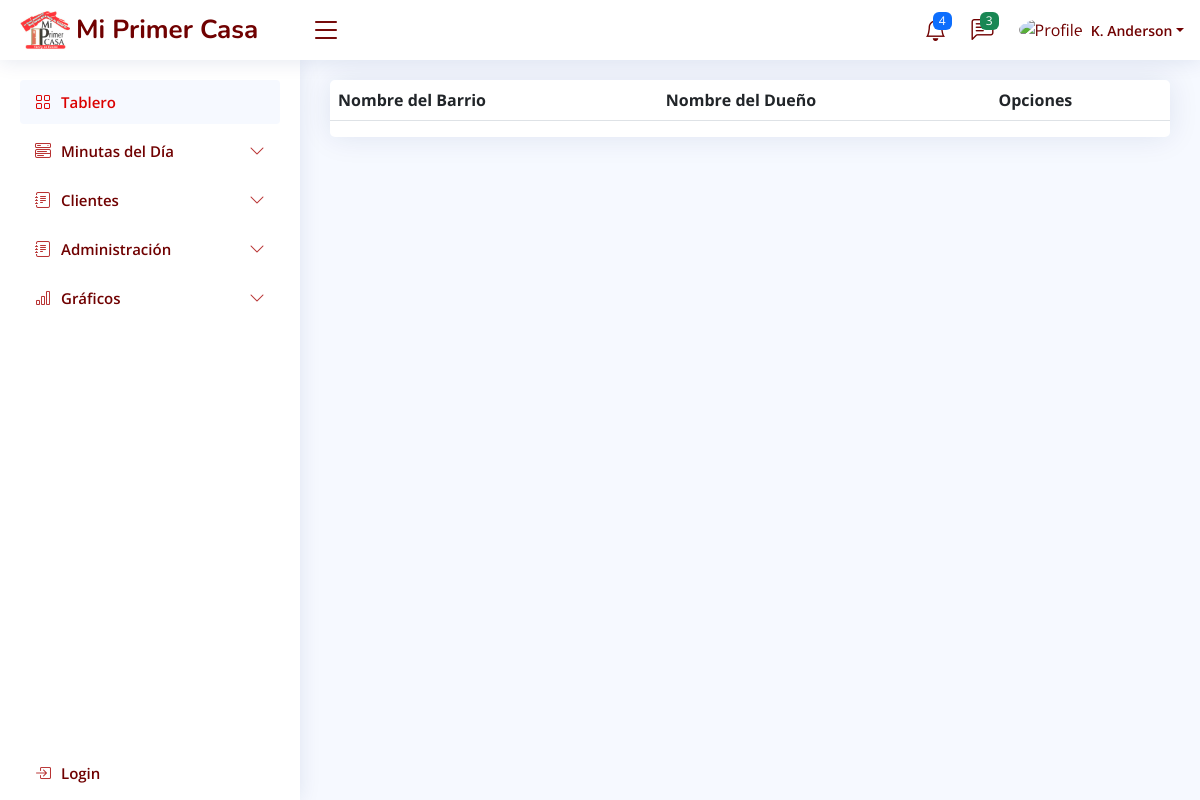
The page /barrios/ on the database as committed earlier.
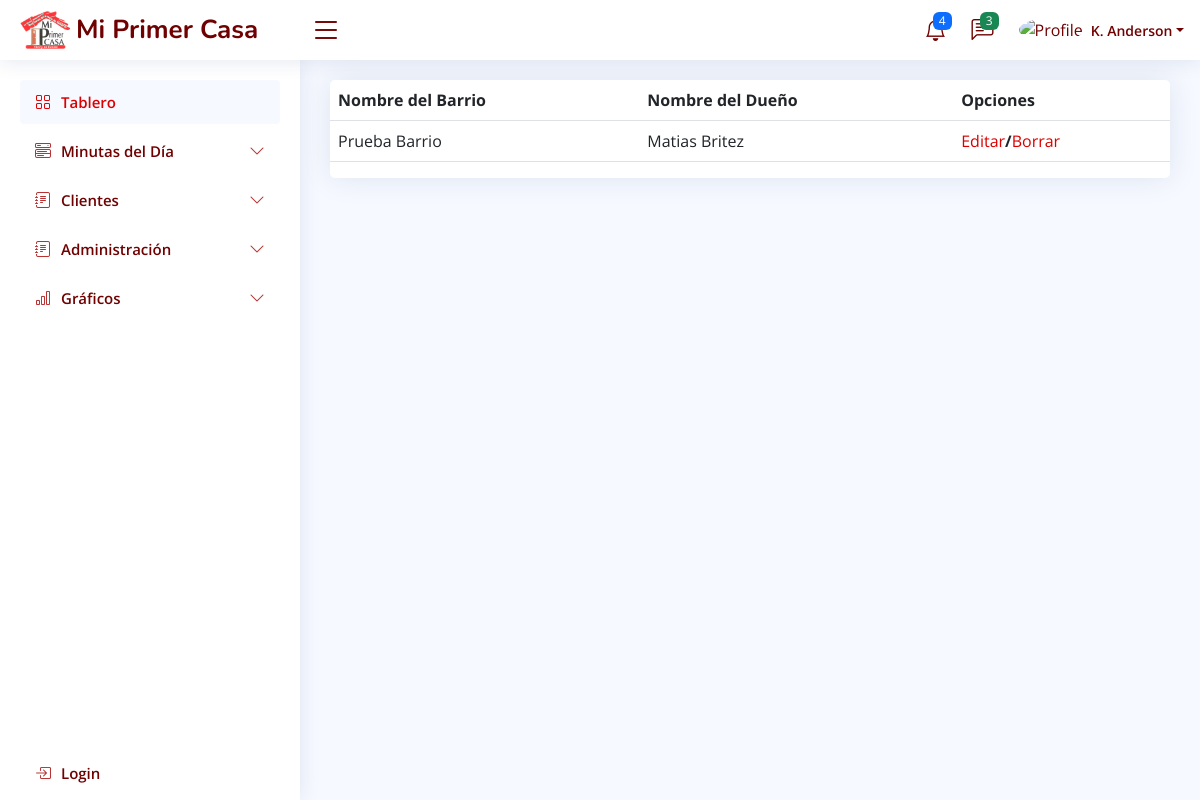
The same page on the database as committed later.
### apps/barrios/models.py (models this page shows)
class Barrios(models.Model):
    id_barrio = models.AutoField(primary_key=True)
    id_dueniobarrio = models.ForeignKey(DueniosBarrios, on_delete=models.CASCADE)
    nombre_barrio = models.CharField(max_length=50)

### apps/dueniosBarrios/models.py (models this page shows)
class DueniosBarrios(models.Model):
    id_dueniobarrio = models.AutoField(primary_key=True)
    id_persona = models.OneToOneField(Personas, on_delete=models.CASCADE)
    detalle_duenio = models.TextField()
    def __str__(self):
        txt = "{0} {1}"
        return txt.format(self.id_persona.nombre, self.id_persona.apellido)

### apps/personas/models.py (models this page shows, shortened)
class Personas(models.Model):
    id_persona = models.AutoField(primary_key=True)
    nombre = models.CharField(max_length=50)
    apellido = models.CharField(max_length=50)
    edad = models.IntegerField()
    telefono = models.CharField(max_length=12)
    email = models.EmailField()
    domicilio = models.TextField()

### apps/barrios/views.py (the view)
# urls.py: path('', views.vista_barrios, name='vista_barrios'),
def vista_barrios(request):
    barrios = Barrios.objects.all()
    context = {
        'barrios': barrios
    }
    return render(request, 'barrios/barrios.html', context)

### mpc/templates/barrios/barrios.html
{% extends 'base.html' %}
{% block main %}
<div class="card-group">
    <div class="card">
        <table class="table">
            <thead>
                <tr>
                    <th>Nombre del Barrio</th>
                    <th>Nombre del Dueño</th>
                    <th>Opciones</th>
                </tr>
            </thead>
            <tbody>
                {% for barrio in barrios %}
                <tr>
                    <td>{{barrio.nombre_barrio}}</td>
                    <td>{{barrio.id_dueniobarrio}}</td>
                    <td><a href="editar_barrio/{{barrio.id}}">Editar</a><b>/</b><a href="eliminar_barrio/{{barrio.id}}">Borrar</a></td>
                </tr>
                {% endfor %}
            </tbody>
        </table>
    </div>
</div>
{% endblock main %}

Rows that differ between the two databases and show on the page:
added Barrios: nombre_barrio "Prueba Barrio", id_dueniobarrio "Matias Britez"
